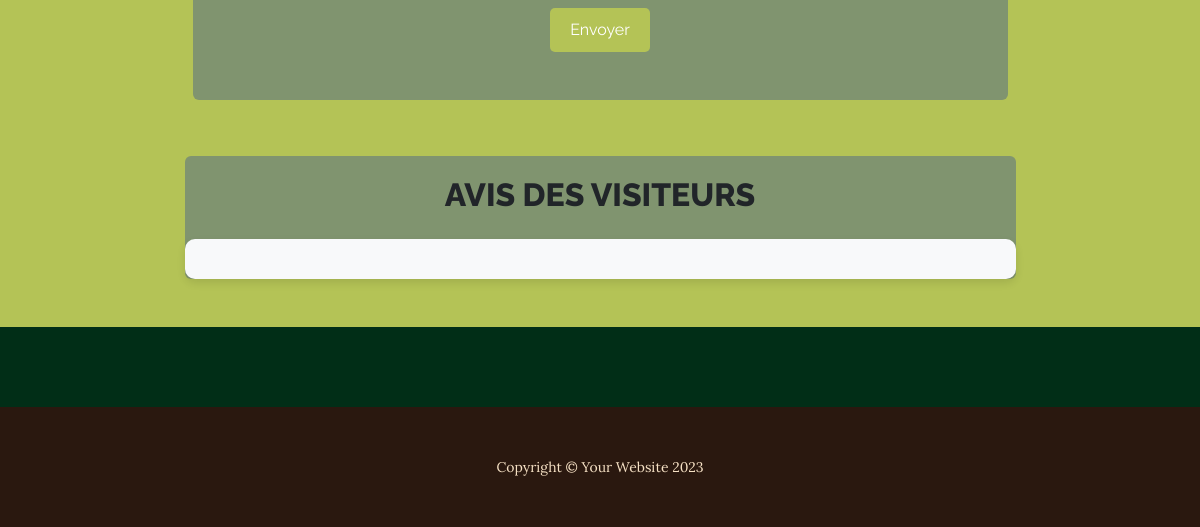
Before: / (lower part) with the older database file.
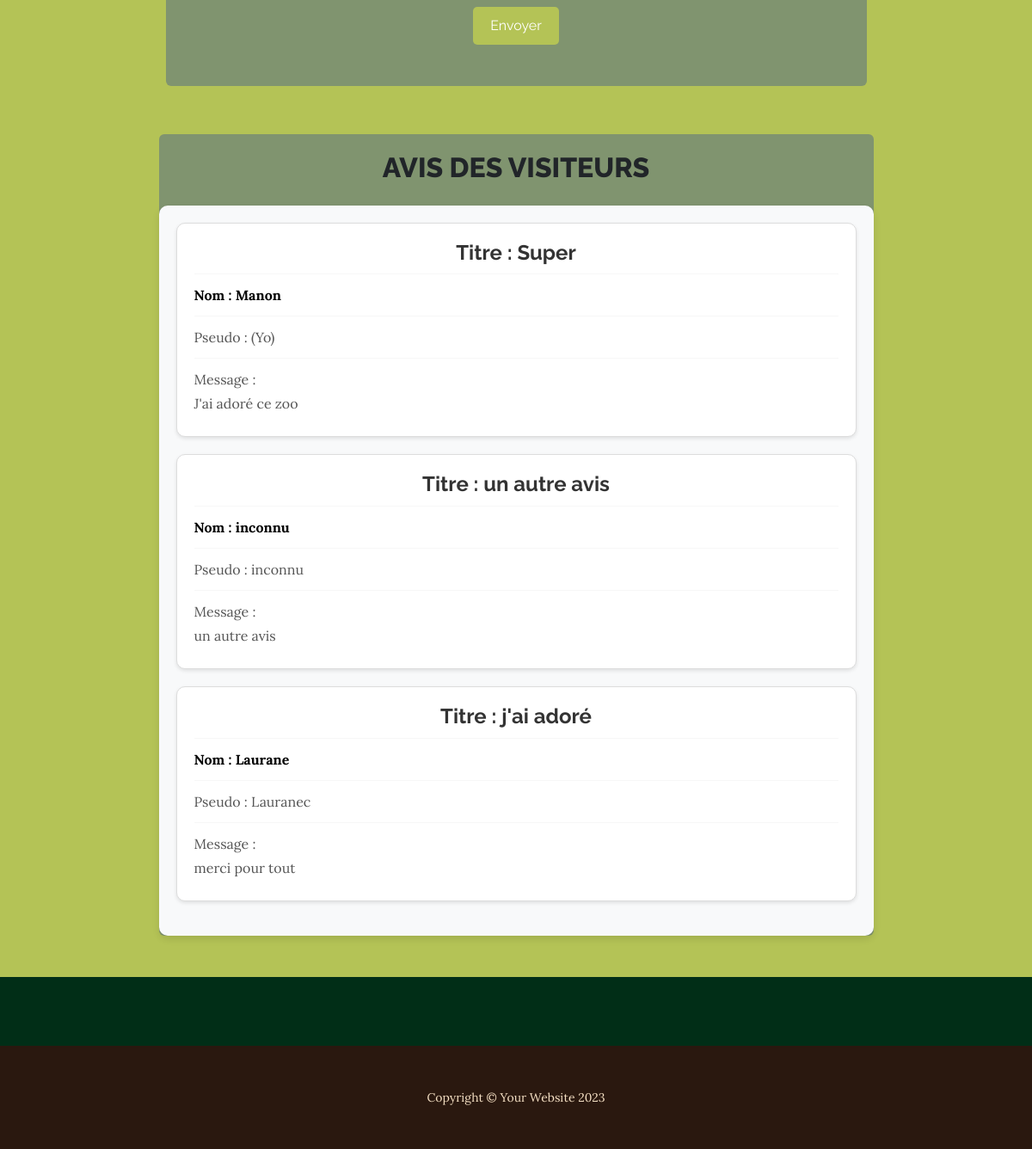
After: the same page with the newer database file.
### app.py (models this page shows)
class Avis(db.Model):
    id = db.Column(db.Integer, primary_key=True)
    nom = db.Column(db.String(100), nullable=False)
    pseudo = db.Column(db.String(100), nullable=False)
    titre = db.Column(db.String(100), nullable=False)
    message = db.Column(db.Text, nullable=False)
    approuve = db.Column(db.Boolean, default=False)

### app.py (the view)
@app.route('/')
def home():
    avis_valides = Avis.query.filter_by(approuve=True).all()
    return render_template('index.html', avis_valides=avis_valides)

### templates/index.html (shortened to what this page needs)
<!DOCTYPE html>
<html lang="en">
    <head>
        <link href="../static/css/styles.css" rel="stylesheet" />
    </head>
    <body>
        <section class="page-section cta" id="avis">
            <div class="container">
                <div class="row">
                    <div class="col-xl-9 mx-auto">
                        <div class="cta-container">
                            <div class="cta-inner bg-faded text-center rounded">
                                <form id="formulaire" method="POST" action="{{ url_for('submit_review') }}">
                                    <input type="submit" value="Envoyer">
                                </form>
                            </div>
                        </div>
                    </div>
                </div>
                <div class="row mt-5">
                    <div class="col-xl-9 mx-auto">
                        <div class="bg-faded text-center rounded">
                            <h2 class="section-heading mb-4">
                                <span class="section-heading-upper">Avis des visiteurs</span>
                            </h2>
                            <div class="list-group-avis">
                                {% for avis in avis_valides %}
                                <div class="list-group-item-avis">
                                    <h5 class="mb-1 text-center">Titre : {{ avis.titre }}</h5>
                                    <hr class="separator">
                                    <p class="mb-1 text-left"><strong>Nom : {{ avis.nom }}</strong></p>
                                    <hr class="separator">
                                    <p class="mb-1 text-left">Pseudo : {{ avis.pseudo }}</p>
                                    <hr class="separator">
                                    <p class="mb-1 text-left">Message : <br> {{ avis.message }}</p>
                                </div>
                                {% endfor %}
                            </div>
                        </div>
                    </div>
                </div>
            </div>
        </section>
        <footer class="footer text-faded text-center py-5">
            <div class="container"><p class="m-0 small">Copyright &copy; Your Website 2023</p></div>
        </footer>
    </body>
</html>

Changed rows visible on the page:
added Avis: titre "Super", nom "Manon", pseudo "(Yo)", message "J'ai adoré ce zoo"
added Avis: titre "un autre avis", nom "inconnu", pseudo "inconnu", message "un autre avis"
added Avis: titre "j'ai adoré", nom "Laurane", pseudo "Lauranec", message "merci pour tout"
